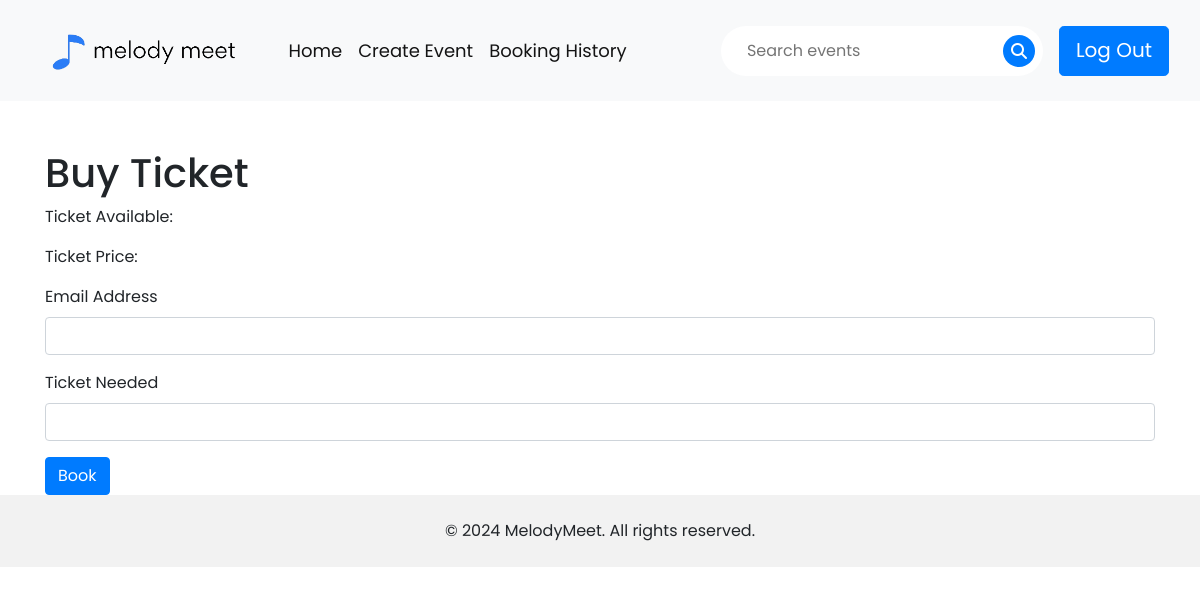
/events/15/booking (signed in), run on an earlier commit of the app's database.
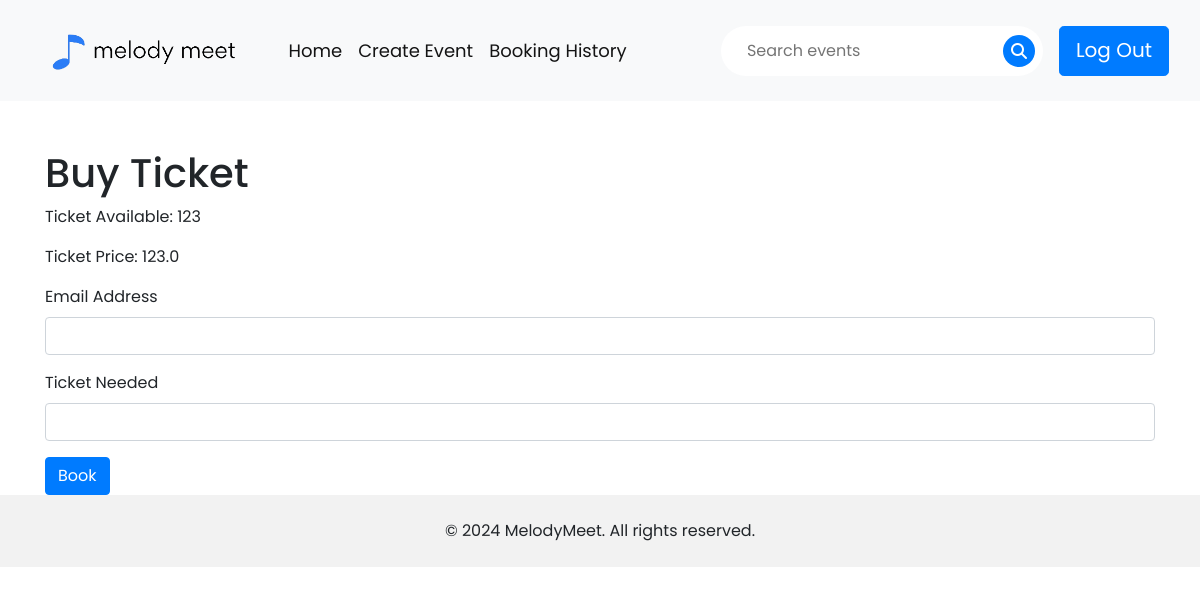
And on a later commit of the database.
### website/models.py (models this page shows, shortened)
class Event(db.Model):
    __tablename__ = 'events'
    id = db.Column(db.Integer, primary_key=True)
    event_name = db.Column(db.String(100), index=True, nullable=False)
    event_location = db.Column(db.String, nullable=False)
    event_date = db.Column(db.Date, nullable=False)
    event_time = db.Column(db.Time, nullable=False)
    event_description = db.Column(db.String(250), nullable=False)
    event_category = db.Column(db.String(50), nullable=False)
    event_image = db.Column(db.String(400), nullable=False)
    event_ticket_quantity = db.Column(db.Integer, nullable=False)
    event_ticket_price = db.Column(db.Float, nullable=False)
    event_status = db.Column(db.String(50), nullable=False)
    user_id = db.Column(db.Integer, db.ForeignKey('users.id'))
    user = db.relationship('User', backref='Event')
    comments = db.relationship('Comment', backref='Event')

### website/event.py (the view, shortened to what this page needs)
@eventbp.route('/<int:event_id>/booking', methods=['GET', 'POST'])
@login_required
def booking(event_id):
    event = Event.query.filter_by(id=event_id).first()
    form = BookingForm(obj=event)
    return render_template('event/update.html', form=form, event=event, heading='booking')

### website/forms.py
class BookingForm(FlaskForm):
    email_id = StringField("Email Address", validators=[InputRequired(), Email("Please enter a valid email")])
    ticket_required = IntegerField("Ticket Needed", validators=[InputRequired("Enter a number"), NumberRange(min=1, max=99, message="The input is invalid")])
    submit = SubmitField("Book")

### website/templates/event/Update.html (shortened to what this page needs)
{% extends 'base.html' %}
{% import "bootstrap4/form.html" as wtf %}
{% block content %}
<div class="container">
    <div class="row mt-5">
        <div class="col-md-12">
            {% if heading|lower == 'create' %}
                <h1>Create Event</h1>
                {{ wtf.render_form(form) }}
            {% elif heading|lower == 'booking' %}
                <h1>Buy Ticket</h1>
                <p>Ticket Available: {{ event.event_ticket_quantity }}</p>
                <p>Ticket Price: {{ event.event_ticket_price }}</p>
                {{ wtf.render_form(form) }}
            {% endif %}
        </div>
    </div>
</div>
{% endblock %}

### website/templates/base.html (shortened to what this page needs)
<html>
<head>
    <link rel="stylesheet" href="https://stackpath.bootstrapcdn.com/bootstrap/4.5.2/css/bootstrap.min.css">
    <link rel="stylesheet" href="{{ url_for('static', filename = 'style.css')}}">
</head>
<body>
    <header>
        <nav class="navbar navbar-expand-lg bg-body-tertiary">
            <div class="container-fluid d-flex align-items-center">
                <a class="navbar-brand" href="{{ url_for('main.index') }}" id="navbarbrand">
                    <img class="nav-img" src="../static/image/logo-removebg.png" alt="Melody Meet" />
                </a>
                <div class="collapse navbar-collapse d-flex flex-column flex-lg-row align-items-lg-center justify-content-lg-between"
                    id="navbarNav">
                    <ul class="navbar-nav me-auto">
                        <li class="nav-item">
                            <a class="nav-link active" aria-current="page" href="{{ url_for('main.index') }}">Home</a>
                        </li>
                        <li class="nav-item">
                        <li class="nav-item">
                            <a class="nav-link" href="{{ url_for('event.create_event') }}">Create Event</a>
                        </li>
                        {% if current_user.is_authenticated %}
                        <li class="nav-item">
                            <a class="nav-link" href="{{ url_for('main.history') }}">Booking History</a>
                        </li>
                        {% endif %}
                    </ul>
                    <div class="d-flex">
                        <form class="nav-search d-flex rounded-pill bg-white mr-3">
                            <div class="ml-4 mr-2 py-2 d-flex align-items-center">
                                <input type="text" name="search" placeholder="Search events"
                                    class="flex-grow-1 my-1 mr-sm-2 rounded-pill-left home-search" id="SearchForm"
                                    style="width: 250px;">
                                <button type="submit" class="home-search-btn rounded-pill text-center p-2"><i
                                        class="fa-solid fa-magnifying-glass"></i></button>
                            </div>
                        </form>
                        {% if current_user.is_authenticated %}
                        <a class="btn btn-primary btn-lg" href="{{ url_for('auth.logout') }}">Log Out</a>
                        {% else %}
                        <a class="btn btn-primary btn-lg" href="{{ url_for('auth.login') }}">Login/SignUp</a>
                        {% endif %}
                    </div>
                </div>
            </div>
        </nav>
    </header>
    {% block content %}
    {% endblock %}
    <footer class="footer custom-footer">
        <div class="text-center p-4">
            © 2024 MelodyMeet. All rights reserved.
        </div>
    </footer>
</body>
</html>

### website/static/style.css (style rules this page uses)
body { font-family: "Poppins", sans-serif; ; }
.navbar-nav .nav-link { color: #141414; font-size: 18px; }
#navbarbrand { font-family: inherit; font-size: 30px; color: #000 !important; }
h1 { font-family: inherit; }
.bg-body-tertiary { background-color: #f8f9fa; }
.custom-footer .text-center { background-color: rgba(0, 0, 0, 0.05); padding: 1rem; }
.nav-item, .nav-link { background: none; border: none; transition: 0.3s ease; }
.nav-img { max-height: 75px; }
.home-search { border: none !important; caret-color: #4396ff; }
.home-search-btn { background-color: #007bff; color: #fff; border: none; transition: 0.3s ease; }
form { margin: 0; }

What changed in the data, as far as the page shows it:
added Event: event_ticket_quantity "123", event_ticket_price "123.0"
